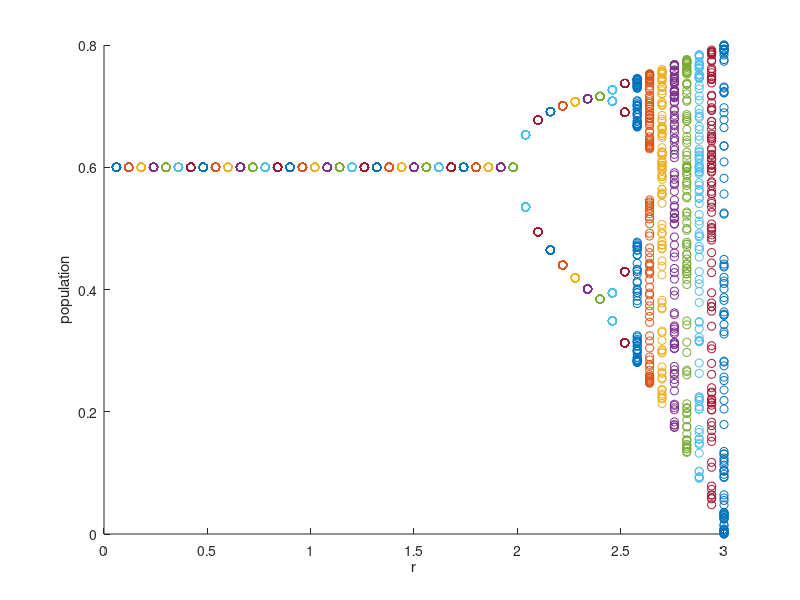

This figure's MATLAB source:
k=0.6;
nMax=1000;
M =50;%semcolon hides output
rRange = 3*(1:M)/M; %making a list of 1to50, 
% dividing by 50, then multiplying by three,
%to get this list of values from 0 to 3

figure(1); 
hold on %this enables you to add to the figure
for r=rRange  %for i in i of rRange
    x=zeros(1,nMax); %makes a matrix of zeros from 1 to nMax
    x(1) = 0.2; %setting first x value (matlab index starts at 0)
    for n=1:nMax %for i in i to nMax
       x(n+1) = x(n) + r*(1-x(n)/k)*x(n); 
       %x[i+1] = some function dependent on x[i]
    end
 v = r*ones(1,100); 
 %ones is an array  of 1000 1's, something for graphing
 scatter(v,x(nMax-99:nMax));
    % plot function taking v (99 long) and x[from 901 to 1000]
end
ylabel('population')%faster if outside of for loop
xlabel('r')
